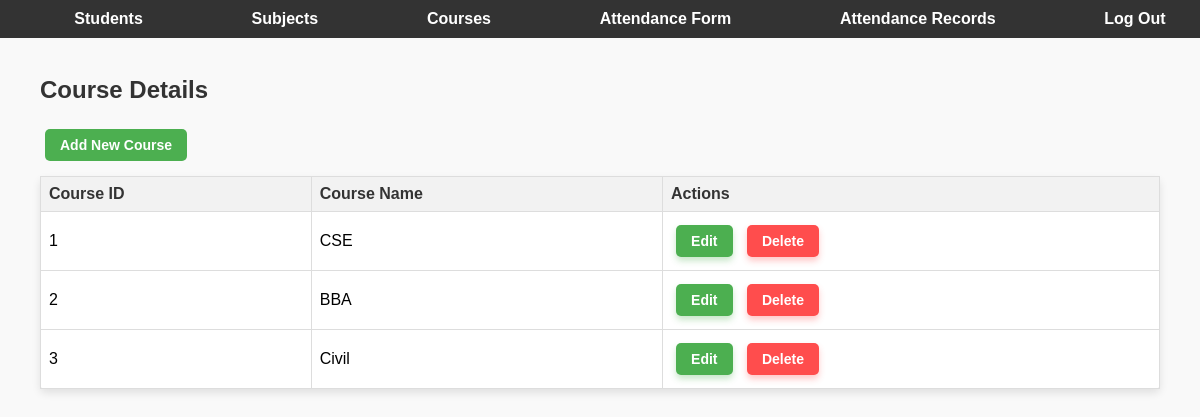
Page /courses/ on the committed database.
### student_app/models.py (models this page shows, shortened)
class Course(models.Model):
    course_id = models.IntegerField(unique=True)
    course_name = models.CharField(max_length=255)

### student_app/views.py (the view)
# urls.py: path('courses/', views.course_list, name='course_list'),
def course_list(request):
    courses = Course.objects.all()  # Fetch all courses
    return render(request, 'course.html', {'courses': courses})

### student_app/templates/course.html (shortened to what this page needs)
{% extends 'base.html' %}
{% block content %}
<div class="content">
    <h1>Course Details</h1>
    <a href="{% url 'add_course' %}" class="btn add-button">Add New Course</a>
    <table>
        <thead>
            <tr>
                <th>Course ID</th>
                <th>Course Name</th>
                <th>Actions</th>
            </tr>
        </thead>
        <tbody>
            {% for course in courses %}
            <tr>
                <td>{{ course.course_id }}</td>
                <td>{{ course.course_name }}</td>
                <td>
                    <a href="{% url 'edit_course' course.course_id %}" class="btn edit-btn">Edit</a>
                    <a href="{% url 'delete_course' course.course_id %}" class="btn delete-btn">Delete</a>
                </td>
            </tr>
            {% empty %}
            <tr>
                <td colspan="3">No course details available.</td>
            </tr>
            {% endfor %}
        </tbody>
    </table>
</div>
{% endblock %}

### student_app/static/css/base.css (style rules this page uses)
body { font-family: Arial, sans-serif; margin: 0; padding: 0; background-color: #f9f9f9; }
.content { margin-top: 10px; padding: 20px; }
h1 { font-size: 24px; color: #333; margin-bottom: 20px; }
.add-button { padding: 10px 15px; background-color: #4CAF50; color: white; border: none; border-radius: 5px; cursor: pointer; font-size: 16px; margin-bottom: 20px; display: inline-block; text-align: center; }
table { width: 100%; border-collapse: collapse; margin-top: 10px; background-color: white; border-radius: 5px; box-shadow: 0 4px 8px rgba(0, 0, 0, 0.1); }
th, td { border: 1px solid #ddd; padding: 8px; text-align: left; }
th { background-color: #f2f2f2; font-weight: bold; color: #333; }
.btn { padding: 8px 15px; border: none; border-radius: 5px; text-decoration: none; font-size: 14px; font-weight: bold; cursor: pointer; transition: background-color 0.3s ease, transform 0.3s ease; display: inline-block; margin: 5px; }
.delete-btn { background-color: #ff4d4d; color: white; box-shadow: 0 4px 6px rgba(255, 77, 77, 0.3); }
.edit-btn { background-color: #4CAF50; color: white; box-shadow: 0 4px 6px rgba(76, 175, 80, 0.3); }

### rows in the picture
Course: course_id "1", course_name "CSE"
Course: course_id "2", course_name "BBA"
Course: course_id "3", course_name "Civil"
